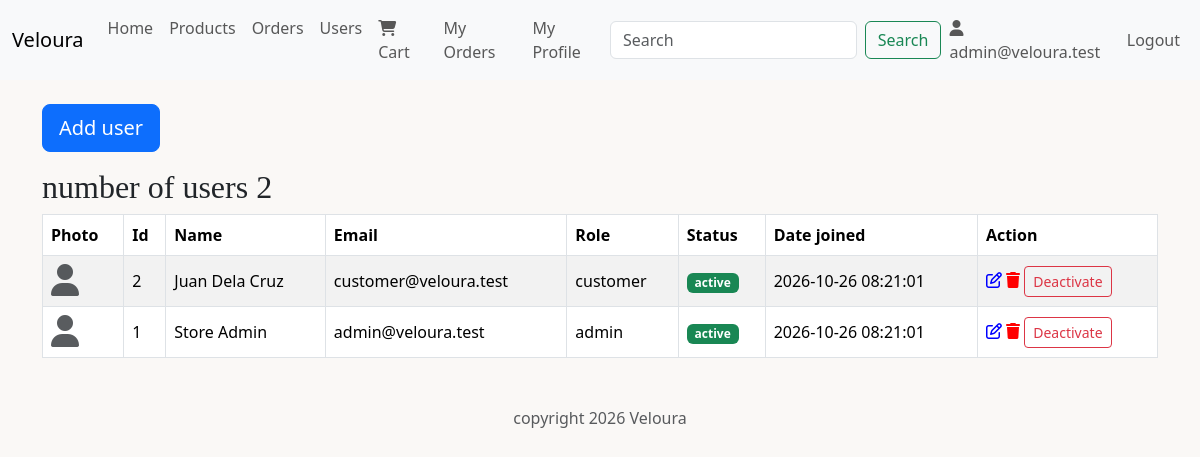
Screenshot of /admin/users/index.php (signed in) with the database file from the repository.
### tables this page shows
CREATE TABLE users (
    user_id INT PRIMARY KEY NOT NULL AUTO_INCREMENT,
    name VARCHAR(100) NOT NULL,
    email VARCHAR(100) NOT NULL UNIQUE,
    password VARCHAR(255) NOT NULL,
    img_path VARCHAR(255) NULL,
    role ENUM('customer', 'admin') NOT NULL DEFAULT 'customer',
    status ENUM('active', 'inactive') NOT NULL DEFAULT 'active',
    created_at DATETIME NOT NULL
);

### admin/users/index.php (the view, shortened to what this page needs)
<?php
include('../../includes/config.php');
include('../../includes/header.php');
$sql = "SELECT user_id, name, email, img_path, role, status, created_at FROM users ORDER BY user_id DESC";
$result = mysqli_query($conn, $sql);
$userCount = mysqli_num_rows($result);
?>
<div class="container mt-4">
    <a href="create.php" class="btn btn-primary btn-lg" role="button">Add user</a>
    <h2 class="mt-3">number of users <?= $userCount ?></h2>
    <table class="table table-striped table-bordered align-middle">
        <thead>
            <tr>
                <th>Photo</th>
                <th>Id</th>
                <th>Name</th>
                <th>Email</th>
                <th>Role</th>
                <th>Status</th>
                <th>Date joined</th>
                <th>Action</th>
            </tr>
        </thead>
        <tbody>
            <?php
            while ($row = mysqli_fetch_assoc($result)) {
                $photo = "<i class='fa-solid fa-user fa-2x text-muted'></i>";
                if ($row['status'] === 'active') {
                    $status = "<span class='badge bg-success'>active</span>";
                    $statusLink = "<a href='status.php?id={$row['user_id']}&status=inactive' class='btn btn-sm btn-outline-danger'>Deactivate</a>";
                } else {
                    $status = "<span class='badge bg-secondary'>inactive</span>";
                    $statusLink = "<a href='status.php?id={$row['user_id']}&status=active' class='btn btn-sm btn-outline-success'>Activate</a>";
                }
                echo "<tr>";
                echo "<td>{$photo}</td>";
                echo "<td>{$row['user_id']}</td>";
                echo "<td>{$row['name']}</td>";
                echo "<td>{$row['email']}</td>";
                echo "<td>{$row['role']}</td>";
                echo "<td>{$status}</td>";
                echo "<td>{$row['created_at']}</td>";
                echo "<td><a href='edit.php?id={$row['user_id']}'><i class='fa-regular fa-pen-to-square' style='color: blue'></i></a>
                    <a href='delete.php?id={$row['user_id']}'><i class='fa-solid fa-trash' style='color: red'></i></a>
                    {$statusLink}</td>";
                echo "</tr>";
            }
            ?>
        </tbody>
    </table>
</div>
<?php
include('../../includes/footer.php');
?>

### includes/style/style.css (style rules this page uses)
body { background-color: #faf8f6; }
h1, h2, h3 { font-family: Georgia, serif; }

### rows the page displays
users: user_id "2", name "Juan Dela Cruz", email "customer@veloura.test", role "customer", status "active", created_at "2026-10-26 08:21:01"
users: user_id "1", name "Store Admin", email "admin@veloura.test", role "admin", status "active", created_at "2026-10-26 08:21:01"

### other values shown
$_SESSION['email'] "admin@veloura.test"
$userCount "2"
